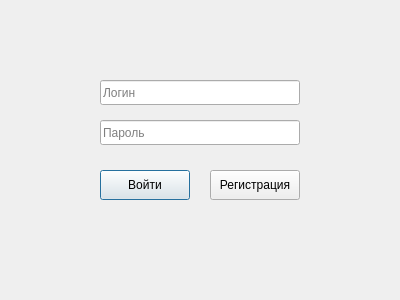
<?xml version="1.0" encoding="UTF-8"?>
<ui version="4.0">
 <class>LoginDialog</class>
 <widget class="QDialog" name="LoginDialog">
  <property name="enabled">
   <bool>true</bool>
  </property>
  <property name="geometry">
   <rect>
    <x>0</x>
    <y>0</y>
    <width>400</width>
    <height>300</height>
   </rect>
  </property>
  <property name="windowTitle">
   <string>Авторизация</string>
  </property>
  <widget class="QLineEdit" name="loginEdit">
   <property name="geometry">
    <rect>
     <x>100</x>
     <y>80</y>
     <width>200</width>
     <height>25</height>
    </rect>
   </property>
   <property name="placeholderText">
    <string>Логин</string>
   </property>
  </widget>
  <widget class="QLineEdit" name="passwordEdit">
   <property name="geometry">
    <rect>
     <x>100</x>
     <y>120</y>
     <width>200</width>
     <height>25</height>
    </rect>
   </property>
   <property name="echoMode">
    <enum>QLineEdit::EchoMode::Password</enum>
   </property>
   <property name="placeholderText">
    <string>Пароль</string>
   </property>
  </widget>
  <widget class="QPushButton" name="loginButton">
   <property name="geometry">
    <rect>
     <x>100</x>
     <y>170</y>
     <width>90</width>
     <height>30</height>
    </rect>
   </property>
   <property name="text">
    <string>Войти</string>
   </property>
  </widget>
  <widget class="QPushButton" name="registerButton">
   <property name="geometry">
    <rect>
     <x>210</x>
     <y>170</y>
     <width>90</width>
     <height>30</height>
    </rect>
   </property>
   <property name="text">
    <string>Регистрация</string>
   </property>
  </widget>
  <widget class="QLabel" name="statusLabel">
   <property name="geometry">
    <rect>
     <x>100</x>
     <y>220</y>
     <width>200</width>
     <height>20</height>
    </rect>
   </property>
   <property name="text">
    <string/>
   </property>
  </widget>
  <widget class="QLabel" name="label">
   <property name="enabled">
    <bool>true</bool>
   </property>
   <property name="geometry">
    <rect>
     <x>-60</x>
     <y>150</y>
     <width>191</width>
     <height>161</height>
    </rect>
   </property>
   <property name="lineWidth">
    <number>1</number>
   </property>
   <property name="text">
    <string/>
   </property>
   <property name="pixmap">
    <pixmap resource="../Images.qrc">:/image/cat.png</pixmap>
   </property>
   <property name="scaledContents">
    <bool>true</bool>
   </property>
   <property name="indent">
    <number>-1</number>
   </property>
   <property name="textInteractionFlags">
    <set>Qt::TextInteractionFlag::TextSelectableByMouse</set>
   </property>
  </widget>
 </widget>
 <resources>
  <include location="../Images.qrc"/>
 </resources>
 <connections/>
</ui>
